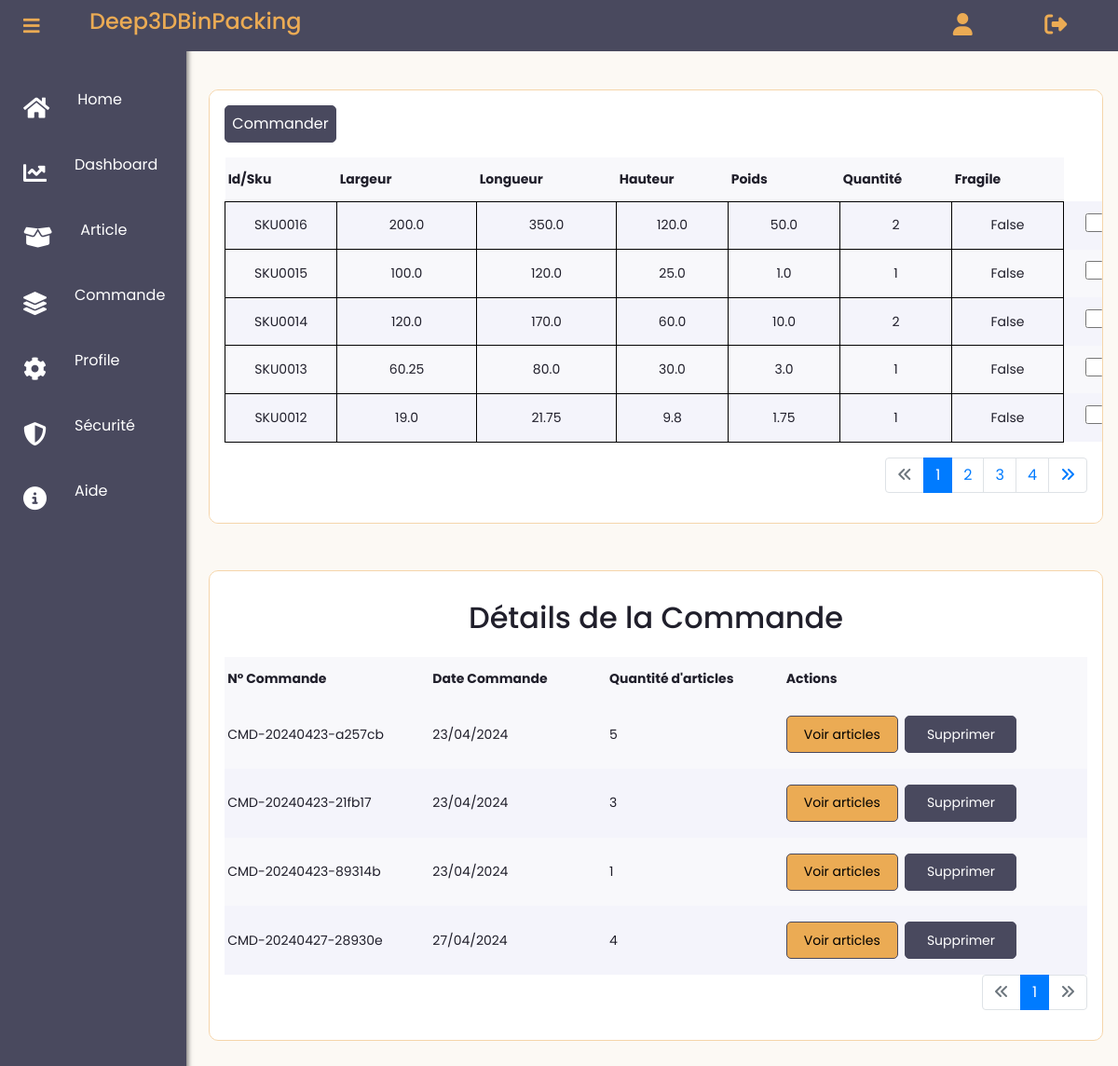
The page /articles (signed in) on the database its author committed.
### app/models.py (models this page shows, shortened)
class Article(db.Model):
    __tablename__ = 'Article'
    id = db.Column(db.Integer, primary_key=True, autoincrement=True)
    user_id = db.Column(db.Integer(), db.ForeignKey('User.id'))
    sku = db.Column(db.String(30), nullable=False)
    largeur = db.Column(db.Float(precision=5), nullable=False)
    longueur = db.Column(db.Float(precision=5), nullable=False)
    hauteur = db.Column(db.Float(precision=5), nullable=False)
    poids = db.Column(db.Float(precision=5), nullable=False)
    quantite = db.Column(db.Integer(), nullable=False)
    fragile = db.Column(db.Boolean(), default=False)
    date_creation = db.Column(db.Date,default=dt_date.today())
    commandes = db.relationship('Commande', secondary=association_table_article_commande, back_populates='articles')

class Commande(db.Model):
    __tablename__ = 'Commande'
    id = db.Column(db.Integer, primary_key=True, autoincrement=True)
    date_creation = db.Column(db.Date, default=dt_date.today())
    numero_commande = db.Column(db.String(50), unique=True, nullable=False)
    user_id = db.Column(db.Integer, db.ForeignKey('User.id'))
    conteneurs = db.relationship('Conteneur', secondary=association_table_commande_conteneur, back_populates='commandes')
    articles = db.relationship('Article', secondary=association_table_article_commande, back_populates='commandes')

### app/routes.py (the view)
@app.route("/articles")
def article():
    articles = current_user.articles
    page = request.args.get('page', 1, type=int)
    articles_pagination = Article.query.filter_by(user_id=current_user.id).order_by(Article.id.desc()).paginate(page=page, per_page=number_articles_per_page, error_out=False)
    commande_page = request.args.get('commandes_page', 1, type=int)
    commandes_pagination = Commande.query.filter_by(user_id=current_user.id).order_by(Commande.id.desc()).paginate(page=commande_page, per_page=number_commandes_per_page, error_out=False)
    user_commandes = Commande.query.filter_by(user_id=current_user.id).all()
    for commande in user_commandes:
        if len(commande.articles) == 0:
            db.session.delete(commande)
    db.session.commit()
    user_commandes = [commande for commande in user_commandes if len(commande.articles) > 0]
    return render_template('user_dashboard/list_article.html', articles=articles, articles_pagination=articles_pagination, commandes_pagination=commandes_pagination, commandes=user_commandes)

### app/models.py (called while the page is built)
@login_manager.user_loader
def load_user(user_id):
    return User.query.get(int(user_id))

### app/routes.py (called while the page is built)
@app.before_request
def before_request():
    if current_user.is_authenticated:
        g.image = url_for('static', filename='images/' + current_user.image) if current_user.image else None
    else:
        g.image = None

### app/templates/user_dashboard/list_article.html (shortened to what this page needs)
{% extends "user_dashboard/layout.html" %}
{% block content %}
{% if articles %}
<div class="card detail container">
    <div class="detail-header">
      <form method="POST" action="{{ url_for('create_commande') }}">
    <button type="submit" class="mb-3 download" style="background-color: #49495e; color: #fff; border: 1px solid #49495e; height: 40px;">Commander</button>
        <table>
          <tr>
            <th>Id/Sku</th>
            <th>Largeur</th>
            <th>Longueur</th>
            <th>Hauteur</th>
            <th>Poids</th>
            <th>Quantité</th>
            <th>Fragile</th>
          </tr>
          {% for article in articles_pagination.items %}
          <tr>
            <td style="border: 1px solid black; padding: 5px; text-align: center;">{{ article.sku }}</td>
            <td style="border: 1px solid black; padding: 5px; text-align: center;">{{ article.largeur }}</td>
            <td style="border: 1px solid black; padding: 5px; text-align: center;">{{ article.longueur }}</td>
            <td style="border: 1px solid black; padding: 5px; text-align: center;">{{ article.hauteur }}</td>
            <td style="border: 1px solid black; padding: 5px; text-align: center;">{{ article.poids }}</td>
            <td style="border: 1px solid black; padding: 5px; text-align: center;">{{ article.quantite }}</td>
            <td style="border: 1px solid black; padding: 5px; text-align: center;">{{ article.fragile }}</td>
            <td><input style="width: 20px; height: 20px; margin-left: 20px;" type="checkbox" name="selected_articles" value="{{ article.id }}"></td>
          </tr>
          {% endfor %}
        </table>
      </form>
    </div>
              <nav aria-label="Page navigation example">
                <ul class="pagination justify-content-end mt-3">
                  <li class="page-item {% if not articles_pagination.has_prev %}disabled{% endif %}">
                    <a class="page-link" {% if articles_pagination.has_prev %}href="{{ url_for('article', page=articles_pagination.prev_num) }}"{% endif %}><i class="fa-solid fa-angles-left"></i></a>
                  </li>
                  {% for page_num in articles_pagination.iter_pages() %}
                    {% if page_num %}
                      <li class="page-item {% if page_num == articles_pagination.page %}active{% endif %}">
                        <a class="page-link"  href="{{ url_for('article', page=page_num) }}">{{ page_num }}</a>
                      </li>
                    {% else %}
                      <li class="page-item disabled">
                        <a class="page-link"  href="#">...</a>
                      </li>
                    {% endif %}
                  {% endfor %}
                  <li class="page-item {% if not articles_pagination.has_next %}disabled{% endif %}">
                    <a class="page-link" {% if articles_pagination.has_next %}href="{{ url_for('article', page=articles_pagination.next_num) }}"{% endif %}><i class="fa-solid fa-angles-right"></i></a>
                  </li>
                </ul>
              </nav>
    {% endif %}
</div>
{% if commandes %}
<div class="card detail container" style="margin-top: 50px;">
  <div class="text-center"><h2>Détails de la Commande</h2></div>
  <div class="detail-header">
  <table class="">
      <thead>
          <tr>
              <th scope="col">N° Commande</th>
              <th scope="col">Date Commande</th>
              <th scope="col">Quantité d'articles</th>
              <th scope="col">Actions</th>
          </tr>
      </thead>
      <tbody>
        {% for commande in commandes %}
          <tr>
              <td>{{ commande.numero_commande }}</td>
              <td>
                {% if commande.date_creation %}
                    {{ commande.date_creation.strftime('%d/%m/%Y') }}
                {% else %}
                    Date de création non disponible
                {% endif %}
            </td>
              <td>{{ commande.articles|length }}</td>
              <td>
                  <button class="" data-bs-toggle="modal" style="background-color: #ebab54; border: #ebab54; color: black; border: 1px solid #49495e; height: 40px;" data-bs-target="#commandeDetailsModal-{{ commande.id }}">Voir articles</button>
                  <button type="button" class="btn-sm m-1 delete"  style="background-color: #49495e; color: #fff; border: 1px solid #49495e; height: 40px;" data-toggle="modal" data-target="#deleteModal{{commande.id}}">Supprimer</button>
              </td>
          </tr>
          {% endfor %}
      </tbody>
  </table>
</div>
<nav aria-label="Page navigation example mt-3">
  <ul class="pagination justify-content-end">
    <li class="page-item {% if not commandes_pagination.has_prev %}disabled{% endif %}">
      <a class="page-link" {% if commandes_pagination.has_prev %}href="{{ url_for('article', commandes_page=commandes_pagination.prev_num) }}"{% endif %}><i class="fa-solid fa-angles-left"></i></a>
    </li>
    {% for page_num in commandes_pagination.iter_pages() %}
      {% if page_num %}
        <li class="page-item {% if page_num == commandes_pagination.page %}active{% endif %}">
          <a class="page-link"  href="{{ url_for('article', commandes_page=page_num) }}">{{ page_num }}</a>
        </li>
      {% else %}
        <li class="page-item disabled">
          <a class="page-link"  href="#">...</a>
        </li>
      {% endif %}
    {% endfor %}
    <li class="page-item {% if not commandes_pagination.has_next %}disabled{% endif %}">
      <a class="page-link" {% if commandes_pagination.has_next %}href="{{ url_for('article', commandes_page=commandes_pagination.next_num) }}"{% endif %}><i class="fa-solid fa-angles-right"></i></a>
    </li>
  </ul>
</nav>
</div>
{% else %}
<div class="card card-message">
  <p>Vous n'avez aucune commande pour l'instant.</p>
</div>{% endif %}
{% endblock content %}

### app/templates/user_dashboard/layout.html (shortened to what this page needs)
<!DOCTYPE html>
<html>
<head>
    <link rel="stylesheet" href="https://maxcdn.bootstrapcdn.com/bootstrap/4.0.0/css/bootstrap.min.css">
       <link href="https://cdnjs.cloudflare.com/ajax/libs/font-awesome/5.15.3/css/all.min.css" rel="stylesheet">
       <link rel="stylesheet" type="text/css" href="{{ url_for('static', filename='client/main.css') }}">
       <link rel="stylesheet" type="text/css" href="{{ url_for('static', filename='client/account.css') }}">
</head>
    <body>
      <nav class="navbar ">
        <a class="deep" style="color: #ebab54; text-decoration: none;" href="{{ url_for('home') }}">
          <h4>Deep3DBinPacking</h4>
        </a>
        <div class="profile">
          {% if current_user.is_authenticated %}
          <a href="{{ url_for('account') }}"><i class="fa-solid fa-user " style="font-size: 24px; color: #ebab54;"></i></a>
          <a href="{{ url_for('logout') }}"><i class="fa-solid fa-right-from-bracket" style="font-size: 24px; color: #ebab54;"></i> </a>
          {% endif %}
        </div>
      </nav>
      <label class="side-toggle" for="toggle"><span class="fas fa-bars"></span></label>
      <div class="sidebar">
        <div class="sidebar-menu">
          <span class="fas fa-home"></span><a style="text-decoration: none; color: white; " href="{{url_for('home')}}"><p>Home</p></a>
        </div>
        <div class="sidebar-menu">
          <span class="fas fa-chart-line"></span>
          <a style="text-decoration: none; color: white;" href="{{url_for('acceuil_client')}}">
            <p>Dashboard</p>
          </a>
        </div>
        <div class="sidebar-menu">
          <span class="fa-solid fa-box-open"></span>
          <a style="text-decoration: none; color: white;" href="{{url_for('new_article')}}">
            <p>Article</p>
          </a>
        </div>
        <div class="sidebar-menu">
          <span class="fas fa-layer-group"></span>
          <a style="text-decoration: none; color: white;" href="{{ url_for('article') }}">
            <p>Commande</p>
          </a>
        </div>
        <div class="sidebar-menu">
          <span class="fas fa-cog"></span><a style="text-decoration: none; color: white; " href="{{url_for('account')}}"><p>Profile</p></a>
        </div>
        <div class="sidebar-menu">
          <span class="fas fa-shield-halved"></span><a style="text-decoration: none; color: white; " href="{{url_for('securite')}}"><p>Sécurité</p></a>
        </div>
        <div class="sidebar-menu">
          <span class="fa-solid fa-circle-info"></span><a style="text-decoration: none; color: white;" href="{{url_for('about')}}"><p>Aide</p></a>
        </div>
      </div>
      <main role="main">
        <div class="row">
          <div class="col-lg-12">
            {% block content %}{% endblock %}
          </div>
        </div>
      </main>
    </body>
</html>

### app/static/client/main.css (style rules this page uses)
* { margin: 0; padding: 0; box-sizing: border-box; outline: none; font-family: "Poppins", sans-serif; }
body { background-color: #fcf9f4; }
h2 { font: 18px; padding: 15px 0; }
.navbar { display: flex; position: fixed; justify-content: space-between; align-items: center; width: 100%; height: 55px; top: 0; left: 0; background-color: #49495e; z-index: 2; padding-left: 6rem; }
.profile { display: flex; width: 32%; max-width: 200px; justify-content: space-around; align-items: center; }
.side-toggle { position: fixed; z-index: 2; top: 12.5px; left: 25px; float: right; font-size: 20px; cursor: pointer; color: #ebab54; }
.sidebar { position: fixed; height: 100%; width: 200px; left: 0; top: 0; padding: 80px 0 200px 0; color: #fff; background-color: #49495E; box-shadow: 2px 0 5px rgba(0, 0, 0, 0.5); }
.sidebar-menu { display: flex; align-items: center; padding: 15px 25px; width: 100%; cursor: pointer; transition: all 0.2s ease-in-out; }
.sidebar-menu > span { font-size: 25px; padding-right: 30px; }
main { min-height: 100%; padding: 6rem 1rem 2rem 14rem; color: #201f2b; }
.card { background-color: #fff; padding: 1rem; border-radius: 10px; }
.detail { grid-area: detail; overflow-x: auto; }
.detail-header { display: grid; grid-auto-flow: column; justify-items: space-between; align-items: center; }
.detail-header button { height: 30px; width: 120px; border: 1px solid #2d2b98; background-color: #2d2b98; color:#f2f2f2; border-radius: 5px; cursor: pointer; transition: all 0.2s ease-in; }
.detail table { width: 100%; border-collapse: collapse; }
.detail table tr:nth-child(odd) { background-color: #f8f8fb; }
.detail table tr { background-color: #f4f4fb; }
.detail table th, .detail table td { padding: 0.8rem 0.2rem; text-align: left; min-width: 120px; font-size: 14px; }
.detail table tr td:nth-child(2), .detail table tr td:nth-child(3) { min-width: 150px; }
.delete { background-color: #49495e; color: #fff; border: 1px solid #49495e; }

### app/static/client/account.css (style rules this page uses)
.row { display: flex; flex-wrap: wrap; margin-right: -15px; margin-left: -15px; }
.card { border: solid 1px #f5d5aa; }
button, input { overflow: visible; }

### rows shown on the page
Article: sku "SKU0016", largeur "200.0", longueur "350.0", hauteur "120.0", poids "50.0", quantite "2", fragile "False"
Article: sku "SKU0015", largeur "100.0", longueur "120.0", hauteur "25.0", poids "1.0", quantite "1", fragile "False"
Article: sku "SKU0014", largeur "120.0", longueur "170.0", hauteur "60.0", poids "10.0", quantite "2", fragile "False"
Article: sku "SKU0013", largeur "60.25", longueur "80.0", hauteur "30.0", poids "3.0", quantite "1", fragile "False"
Article: sku "SKU0012", largeur "19.0", longueur "21.75", hauteur "9.8", poids "1.75", quantite "1", fragile "False"
Commande: numero_commande "CMD-20240423-a257cb", date_creation "23/04/2024", articles|length "5"
Commande: numero_commande "CMD-20240423-21fb17", date_creation "23/04/2024", articles|length "3"
Commande: numero_commande "CMD-20240423-89314b", date_creation "23/04/2024", articles|length "1"
Commande: numero_commande "CMD-20240427-28930e", date_creation "27/04/2024", articles|length "4"

### other values the page prints
{{ page_num }} "1" "2" "3" "4"
{{ page_num }} "1"
